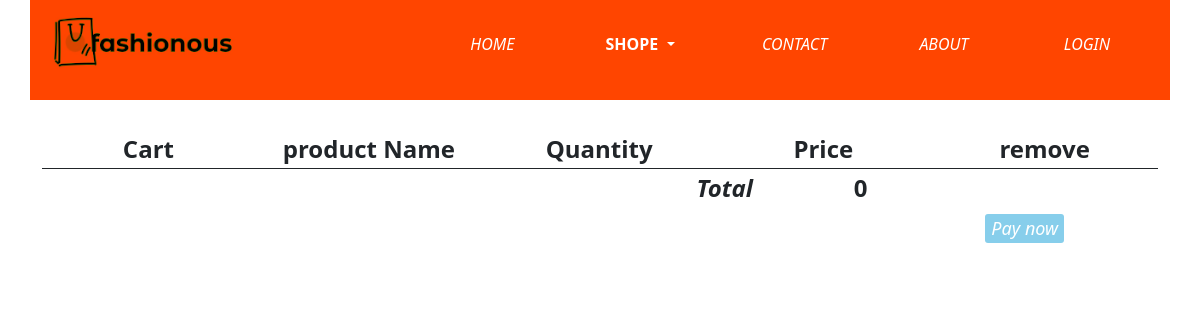
Before: /cart/ with the older database file.
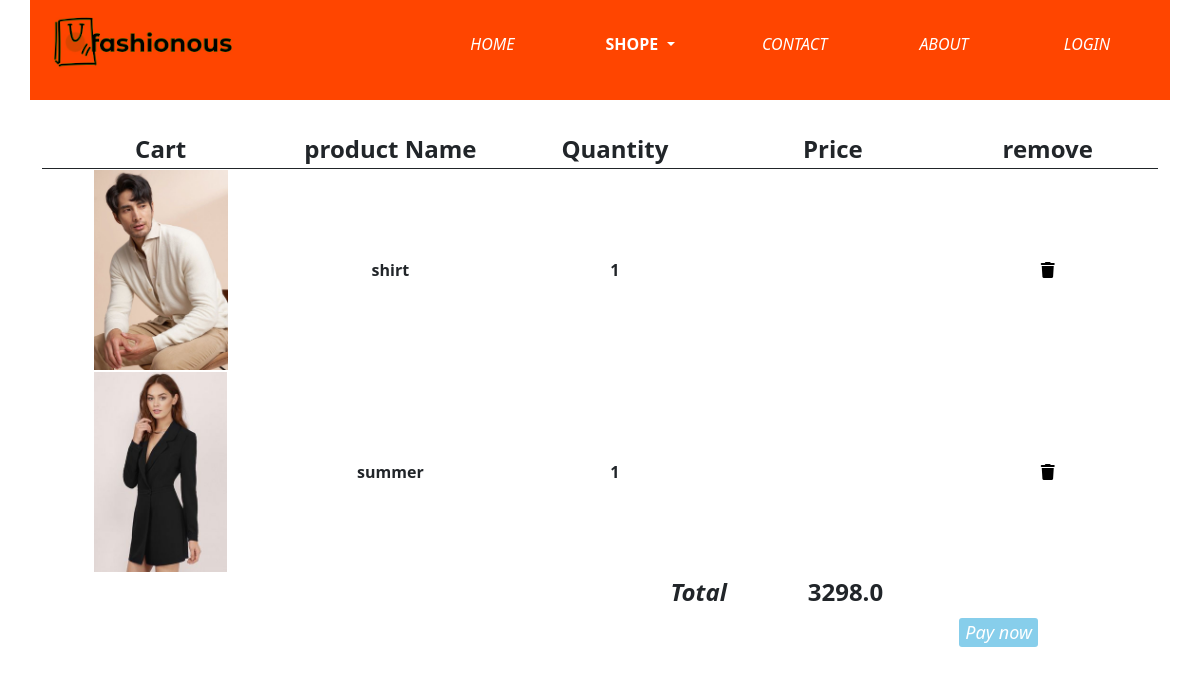
After: the same page with the newer database file.
### customer/models.py (models this page shows)
class Cart(models.Model):
    customer=models.ForeignKey(Customer,on_delete=models.CASCADE,null=True)
    product=models.ForeignKey(Product,on_delete=models.CASCADE,null=True)
    quantity=models.PositiveIntegerField(default=1)

### seller/models.py (models this page shows, shortened)
class Product(models.Model):
    name=models.TextField(max_length=100,null=True)
    description=models.TextField(max_length=100,null=True)
    quantity=models.IntegerField(null=True)
    price=models.FloatField(null=True)
    image=models.ImageField(upload_to='product',null=True)
    category=models.ForeignKey(Category,on_delete=models.CASCADE,null=True)

### customer/views.py (the view)
# urls.py: path('cart/',views.cart,name='cart'),
def cart(request):
    cart_items=Cart.objects.all()
    total_price=sum(item.product.price*item.quantity for item in cart_items)
    total_price_per_item=[]
    grand_total=0
    for item in cart_items:
        item_total=item.product.price*item.quantity
        total_price_per_item.append({'item':item,'total':'item_total'})
        grand_total+=item_total
    return render(request,'customer/cart.html',{'cart_items':cart_items,'grand_total':grand_total,'total_price':total_price})

### customer/templates/customer/cart.html (shortened to what this page needs)
{% load static %}
<!DOCTYPE html>
<html lang="en">
<head>
    <link rel="stylesheet" href="https://cdn.jsdelivr.net/npm/bootstrap@5.3.2/dist/css/bootstrap.min.css">
    <link rel="stylesheet" href="{% static 'style/cart.css' %}">
    <link rel="stylesheet" href="https://cdnjs.cloudflare.com/ajax/libs/font-awesome/6.5.1/css/all.min.css">
</head>
<body>
    <div class="container">
        <div class="row" id="row1">
            <div class="col-4">
                <img src="{% static 'images/fashionous_logo.jpg' %}" alt="" style="width: 200px; mix-blend-mode:darken;">
            </div>
            <div class="col-8">
                <table id="table1">
                    <tr>
                        <th><button><a href="{% url 'customer:home' %}">HOME</a></button></th>
                        <th><div class="dropdown">
                            <a style=" text-decoration: none; padding: 4px; color:white;" class="butn dropdown-toggle shopebutn" href="" role="button" data-bs-toggle="dropdown" aria-expanded="false">
                              SHOPE
                            </a>
                          </div></th>
                        <th><button><a href="{% url 'customer:contact' %}">CONTACT</a></button></th>
                        <th><button><a href="{% url 'customer:about' %}">ABOUT</a></button></th>
                        <th><button><a href="{% url 'customer:login' %}">LOGIN</a></button></th>
                    </tr>
                </table>
            </div>
        </div>
        <div class="row" id="row2">
            <div class="col-12">
                <table>
                    <tr>
                        <th>Cart</th>
                        <th>product Name</th>
                        <th>Quantity</th>
                        <th>Price</th>
                        <th>remove</th>
                    </tr>
                    {% for item in cart_items %}
                    <tr>
                        <td><img src="{{item.product.image.url}}" alt="" height="200px"></td>
                        <td>{{item.product.name}}</td>
                        <td id="">{{item.quantity}}</td>
                        <td ><p id="total"></p></td>
                       <td><a href="{% url 'customer:remove_from_cart' item.product.id %}" style="color: black;"><i class="fa-solid fa-trash"></i></a></td>
                    </tr>
                    {% endfor %}
                </table>
            </div>
        </div>
        <div class="row" id="row3">
            <div class="col-4"></div>
            <div class="col-8">
                <table>
                    <tr>
                        <td ></td>
                        <td></td>
                        <td><i>Total</i></td>
                        <td>{{grand_total}}</td>
                    </tr>
                    <tr>
                        <td></td>
                        <td></td>
                        <td><button><a href="{% url 'customer:payment' %}">Pay now</a></button></td>
                        <td></td>
                    </tr>
                </table>
            </div>
        </div>
    </div>
</body>
</html>

Changed rows visible on the page:
added Cart: product.image (picture), product.name "shirt", quantity "1"
added Cart: product.image (picture), product.name "summer", quantity "1"
Other visible differences:
{{ grand_total }}: "0" → "3298.0"
